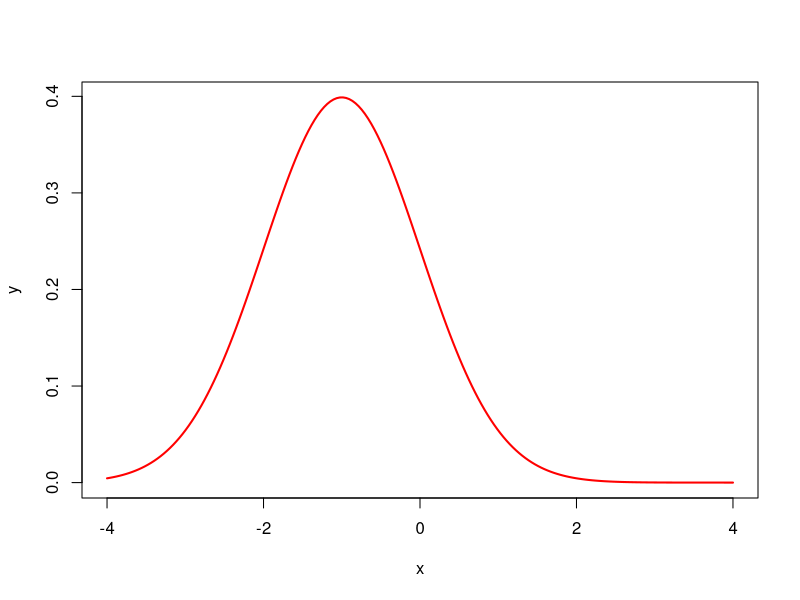
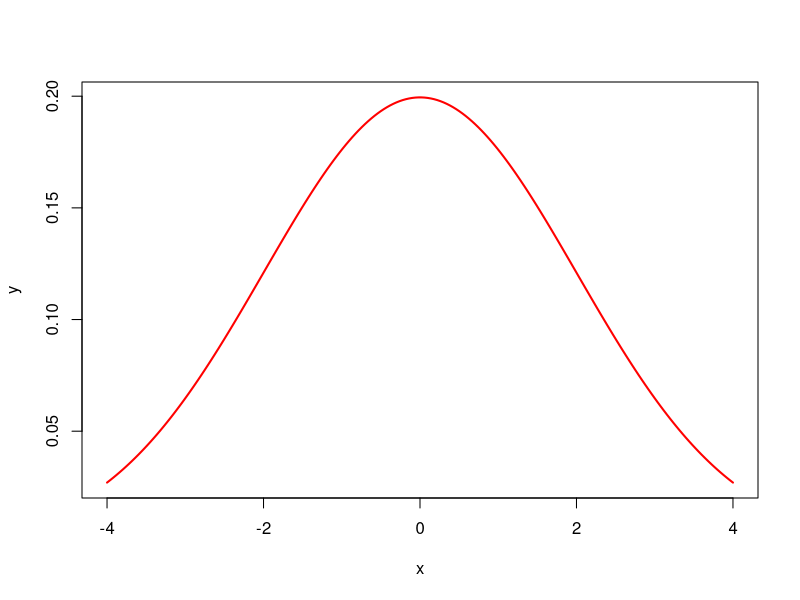
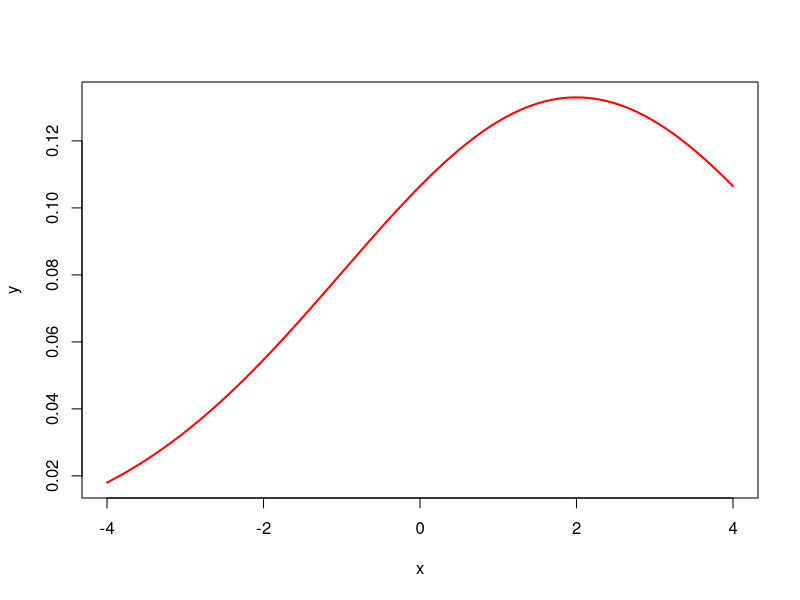
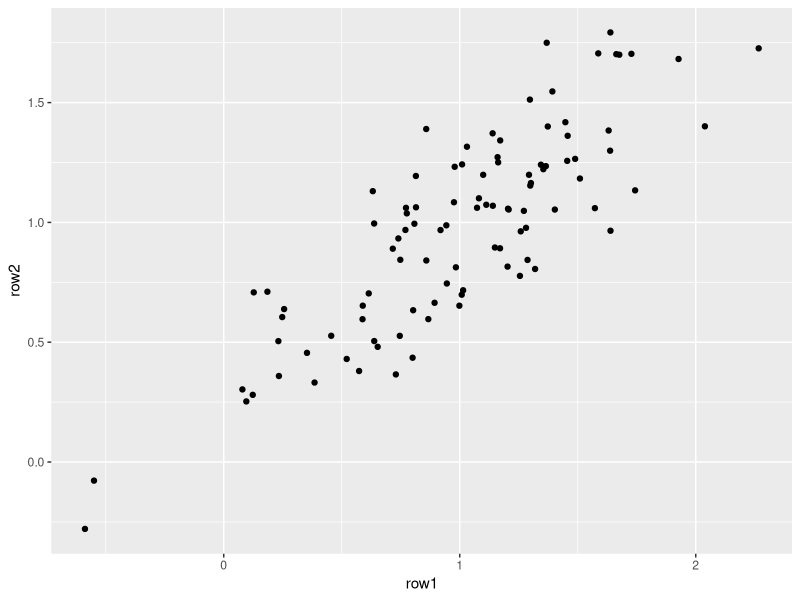
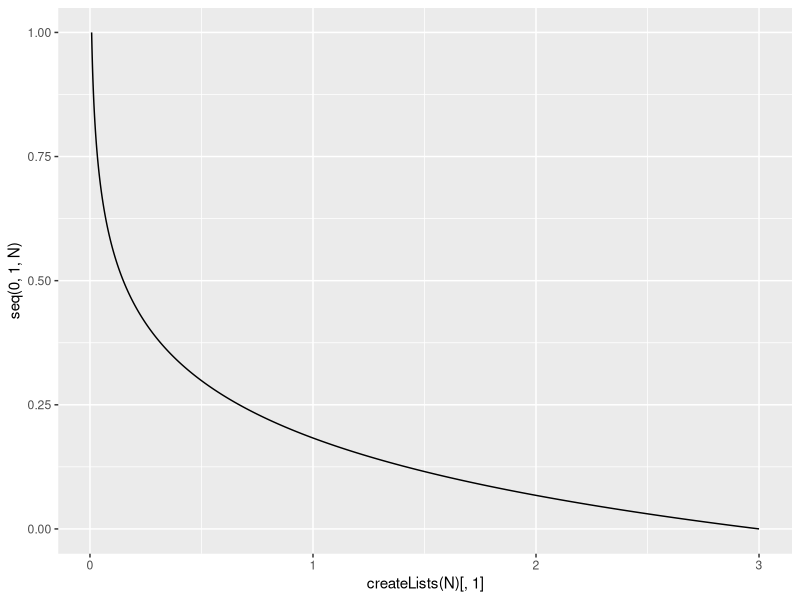
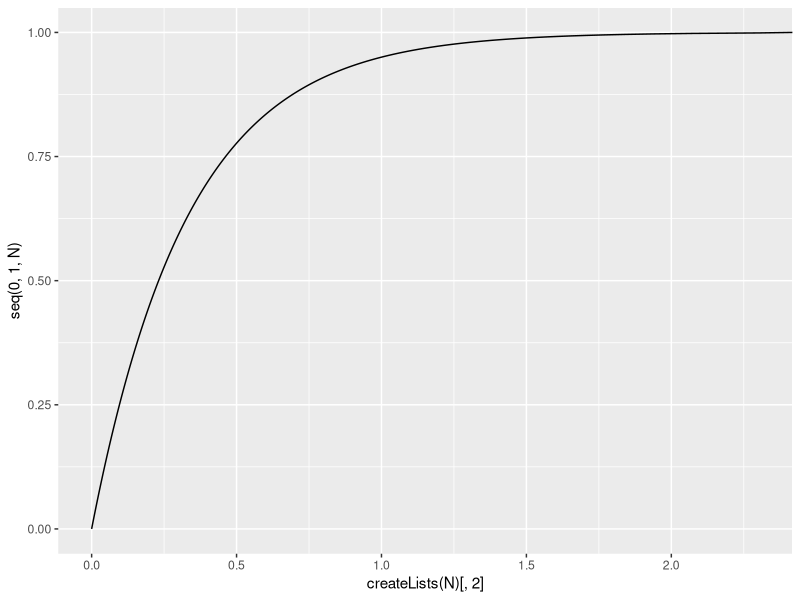
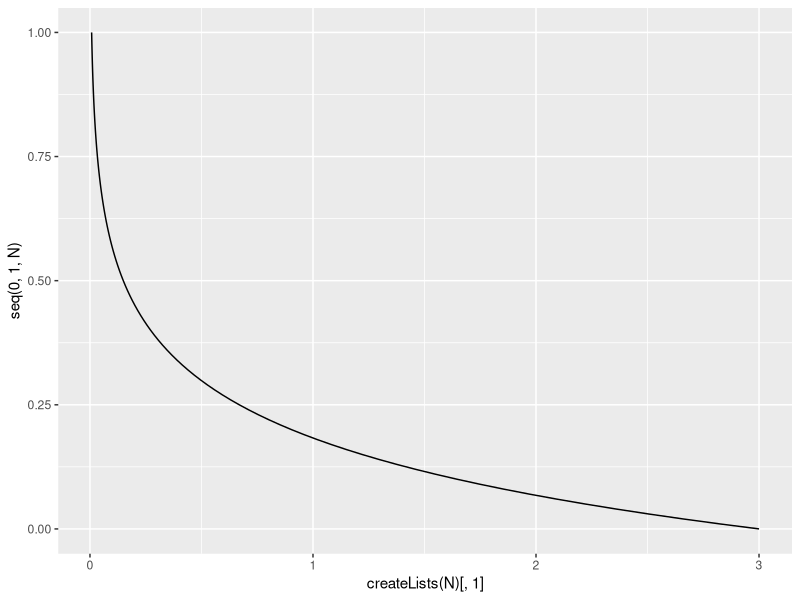
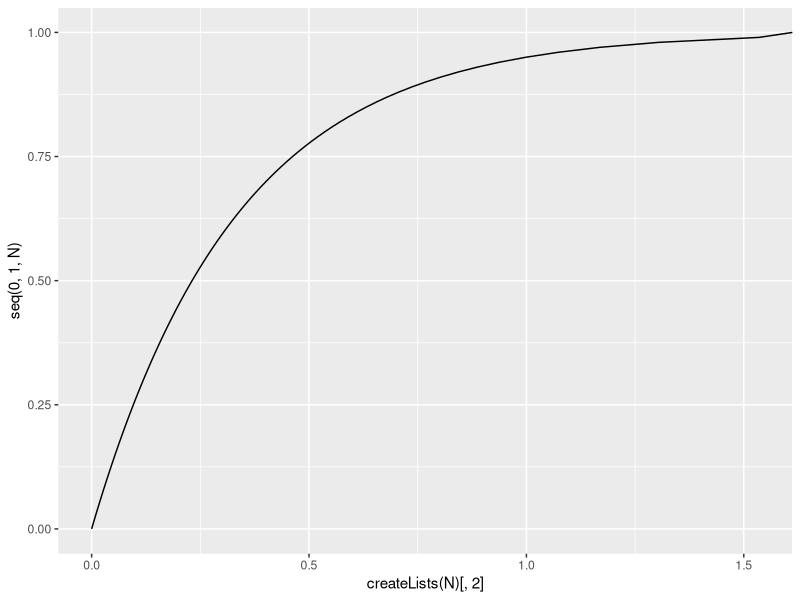

Here is the R script that generated these plots, in order: (Note: this script raises an error after producing the figures.)
## Question 1.1
## Compute Bell Curves

x <- seq(-4, 4, length=200)
y <- dnorm(x, mean=-1, sd=1)
plot(x,y,type="l",lwd=2, col="red")
y <- dnorm(x, mean=0, sd=2)
plot(x,y,type="l",lwd=2, col="red")
y <- dnorm(x, mean=2, sd=3)
plot(x,y,type="l",lwd=2, col="red")

## Question 1.2
## Generate 100 (2,1) observations with mean (1, 1) 
## and the variance-cavariance matrix

z <- matrix(c(rnorm(100),rnorm(100)),2,100)
#z <- matrix(c(rnorm(100),rnorm(100)),2,100)
###mu <- matrix(c(1,1),2,1)
mu <- matrix(replicate(200,1),2,100)
#mu <- matrix(replicate(200,1),2,100)

sigma <- matrix(c(0.3,0.2,0.2,0.2),2,2)
L <- t(chol(sigma))
L%*%t(L) # will give us the original var-covar by matrix multiplication
y <- mu+(L%*%z)
row1 <- y[1,]
row2 <- y[2,]
require(ggplot2)
qplot(row1,row2)

## Question 1.3
## Estimate sample mean and covariance
avg <- (1/length(row1)*matrix(c(sum(row1), sum(row2)))) ## = (1.0957, 1.0528)

avgmat <- matrix(replicate(100,avg),2,100) # convert avg to 2x100 matrix
covar <- (1/length(row1))*(y-avgmat)%*%t(y-avgmat) # calculate covar
resid <- covar - sigma # compute deviations

## Question 1.8
pdf <- function(y, lambda){
  return(lambda*exp(-lambda*y))
}

cdf <- function(z, lambda){
  return((-1/lambda)*log(1-z))
}

samplemean <- function(sample){
  return((1/length(sample))*sum(sample))
}
createLists <- function(N){
  listpdf<-sapply(seq(0,2,N*2),pdf,3)
  qplot(listHy,seq(0,1,N))
  listHy <- sapply(seq(0,1,N),cdf, 3)
  qplot(listHy, seq(0,1,N))
  return(cbind(listpdf, listHy))
  }

N=0.001
qplot(x=createLists(N)[,1],y=seq(0,1,N), geom="line") #1000 samples
qplot(x=createLists(N)[,2],y=seq(0,1,N), geom="line") #1000 samples
N=0.01
qplot(x=createLists(N)[,1],y=seq(0,1,N), geom="line") #1000 samples
qplot(x=createLists(N)[,2],y=seq(0,1,N), geom="line") #1000 samples
N=0.1
qplot(x=createLists(N)[,1],y=seq(0,1,N), geom="line") #1000 samples
qplot(x=createLists(N)[,2],y=seq(0,1,N), geom="line") #1000 samples

## find distribution of means
getmeans <- function(N){
  mean(sapply(runif(N), cdf, 3))
}

qplot(sapply(seq(10,10, length.out=1000), getmeans))
qplot(sapply(seq(100,100, length.out=1000), getmeans))
qplot(sapply(seq(1000,1000, length.out=1000), getmeans))

qqnorm(sapply(seq(1000,1000, length.out=1000), getmeans))

# mean10 = mean(sapply(seq(10,10, length.out=1000), getmeans))
# mean100 = mean(sapply(seq(100,100, length.out=1000), getmeans))
# mean1000 = mean(sapply(seq(1000,1000, length.out=1000), getmeans))

median10 = median(sapply(seq(10,10, length.out=1000), getmeans))
median100 = median(sapply(seq(100,100, length.out=1000), getmeans))
median1000 = median(sapply(seq(1000,1000, length.out=1000), getmeans))

sd10 = sd(sapply(seq(10, length.out=1000), getmeans))
sd100 = sd(sapply(seq(100, length.out=1000), getmeans))
sd1000 = sd(sapply(seq(1000, length.out=1000), getmeans))

qplot(c(log10(10),log10(100),log10(1000)),c(abs(1/3-mean10),abs(1/3-mean100),abs(1/3-mean1000)))
qplot(c(log10(10),log10(100),log10(1000)),c(abs(1/3-mean10)/sd10,abs(1/3-mean100)/sd100,abs(1/3-mean1000)/sd1000))
qplot(c(log10(10),log10(100),log10(1000)),c(log10(abs(1/3-mean10)/sd10),
                                            log10(abs(1/3-mean100)/sd100),log10(abs(1/3-mean1000)/sd1000)))
qplot(c(log10(10),log10(100),log10(1000)),c(log10(abs(1/3-median10)/sd10),
                                            log10(abs(1/3-median100)/sd100),log10(abs(1/3-median1000)/sd1000)))


qplot(sapply(seq(1000,1000, length.out=1000), getmeans))


###############
###############
require("pixmap")
setwd( "~/Documents/KU/statml/" )
# To run any script (like this one) inside R, just type source("case19.R"). You can also just copy-paste the code into the R console.

# We need an R-package called pixmap to handle and manipulate images like in this exercise. If it's not installed on your computer, simply type install.packages("pixmap") in the R-console. 

# pixmap only reads pictures in the PNM-format, not the JPG-format. Therefore, images of that format should be provided. If not, you can easily convert from JPG to PNM using this online converter: http://www.pictureresize.org/online-images-converter.html

library(pixmap) # load the package
setwd("~/Dropbox/StatsML/Assignment1/")
kande1 = read.pnm("./images/kande1.pnm")

# pixel specifications:
tll = c(150, 328)  # training: lower left
tur = c(330, 264)  # training: upper right

## Show image and regions

plot(kande1)
rect(xleft = tll[1], ybottom = 640 - tll[2], xright = tur[1], ytop= 640 - tur[2]) 
text(tll[1] + 25, 640 - tur[2] + 15, labels= "train")


# we subtract from 640 because the plot has origo at lower left corner, now. Don't worry about the subtractions and additions to the x and y parameters to the text-method. These are only there to position the text labels correctly.

## Extract regions
train.set = kande1[tur[2]:tll[2], tll[1]:tur[1]]

# Training data:
train = NULL
train$red = as.vector(getChannels(train.set,"red"))
train$green = as.vector(getChannels(train.set,"green"))
train$blue = as.vector(getChannels(train.set,"blue"))

train = as.data.frame(train)

# Ok, so now you have the data you need. They are arranged in a data frame, because they are easily handled by most commands such as mean and cov etc. At some point however, you probably would like to loop over all the pixels in kande1. The pixmap package works like this: to get the size of the image, just do kande1@size[1] for the x-size. kande1@size[2] for the y-size. As you can see above, we access the RGB-values of a picture using getChannels(). Here's an example on how you handle the object:
# RGB = getChannels(kande1)
# pix = RGB[14,32,] # Get the RGB-value at pixel (14,32) in kande1.

require("pixmap")
setwd( "~/Documents/KU/statml/" )
# To run any script (like this one) inside R, just type source("case19.R"). You can also just copy-paste the code into the R console.

# We need an R-package called pixmap to handle and manipulate images like in this exercise. If it's not installed on your computer, simply type install.packages("pixmap") in the R-console. 

# pixmap only reads pictures in the PNM-format, not the JPG-format. Therefore, images of that format should be provided. If not, you can easily convert from JPG to PNM using this online converter: http://www.pictureresize.org/online-images-converter.html

library(pixmap) # load the package
setwd("~/Dropbox/StatsML/Assignment1/")
kande1 = read.pnm("./images/kande1.pnm")

# pixel specifications:
tll = c(150, 328)  # training: lower left
tur = c(330, 264)  # training: upper right

## Show image and regions

plot(kande1)
rect(xleft = tll[1], ybottom = 640 - tll[2], xright = tur[1], ytop= 640 - tur[2]) 
text(tll[1] + 25, 640 - tur[2] + 15, labels= "train")


# we subtract from 640 because the plot has origo at lower left corner, now. Don't worry about the subtractions and additions to the x and y parameters to the text-method. These are only there to position the text labels correctly.

## Extract regions
train.set = kande1[tur[2]:tll[2], tll[1]:tur[1]]

# Training data:
train = NULL
train$red = as.vector(getChannels(train.set,"red"))
train$green = as.vector(getChannels(train.set,"green"))
train$blue = as.vector(getChannels(train.set,"blue"))

train = as.data.frame(train)

# Ok, so now you have the data you need. They are arranged in a data frame, because they are easily handled by most commands such as mean and cov etc. At some point however, you probably would like to loop over all the pixels in kande1. The pixmap package works like this: to get the size of the image, just do kande1@size[1] for the x-size. kande1@size[2] for the y-size. As you can see above, we access the RGB-values of a picture using getChannels(). Here's an example on how you handle the object:
# RGB = getChannels(kande1)
# pix = RGB[14,32,] # Get the RGB-value at pixel (14,32) in kande1.

means  <- matrix(c(mean(train$red), mean(train$green), mean(train$blue)),1,3)
colnames(means) <- c("red","green","blue") 
                   
## Estimate sample mean
empmean <- (1/length(train$red)*matrix(c(sum(train$red), sum(train$green), sum(train$blue)))) ## = (1.0957, 1.0528)
## Estimate sample covariance
avgmat2 <- t(replicate(length(train$red),empmean,3)) # convert avg to 3x11765 matrix
covar <- (1/length(train$red))*t(as.matrix(train-avgmat2))%*%(as.matrix(train-avgmat2)) # calculate covar


norm <-function(sigma, mu, x){
  (1/2*pi^(3/2))*(1/sqrt(abs(sigma)))*exp(-.5*(t(x-mu))*(solve(sigma))*(x-mu))  
}
